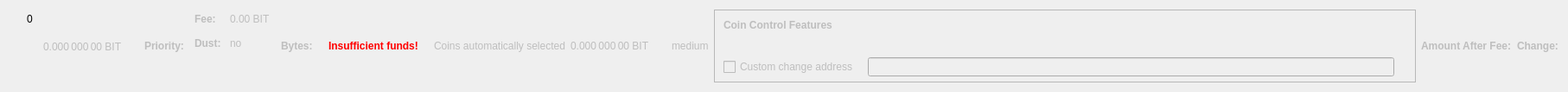
    <widget class="QWidget" name="dummyHideWidget" native="true">
     <property name="maximumSize">
      <size>
       <width>100</width>
       <height>22</height>
      </size>
     </property>
     <layout class="QHBoxLayout" name="dummyHideLayout">
      <item>
       <layout class="QFormLayout" name="formLayoutCoinControl1">
        <property name="horizontalSpacing">
         <number>10</number>
        </property>
        <property name="verticalSpacing">
         <number>14</number>
        </property>
        <property name="leftMargin">
         <number>10</number>
        </property>
        <property name="topMargin">
         <number>4</number>
        </property>
        <property name="rightMargin">
         <number>6</number>
        </property>
        <item row="0" column="1">
         <widget class="QLabel" name="labelCoinControlBytes">
          <property name="cursor">
           <cursorShape>IBeamCursor</cursorShape>
          </property>
          <property name="contextMenuPolicy">
           <enum>Qt::ActionsContextMenu</enum>
          </property>
          <property name="text">
           <string notr="true">0</string>
          </property>
          <property name="textInteractionFlags">
           <set>Qt::LinksAccessibleByMouse|Qt::TextSelectableByKeyboard|Qt::TextSelectableByMouse</set>
          </property>
         </widget>
        </item>
       </layout>
      </item>
      <item>
       <widget class="QLabel" name="labelCoinControlAfterFee">
        <property name="enabled">
         <bool>false</bool>
        </property>
        <property name="sizePolicy">
         <sizepolicy hsizetype="Fixed" vsizetype="Fixed">
          <horstretch>0</horstretch>
          <verstretch>0</verstretch>
         </sizepolicy>
        </property>
        <property name="minimumSize">
         <size>
          <width>111</width>
          <height>12</height>
         </size>
        </property>
        <property name="maximumSize">
         <size>
          <width>111</width>
          <height>12</height>
         </size>
        </property>
        <property name="cursor">
         <cursorShape>IBeamCursor</cursorShape>
        </property>
        <property name="contextMenuPolicy">
         <enum>Qt::ActionsContextMenu</enum>
        </property>
        <property name="text">
         <string notr="true">0.000 000 00 BIT</string>
        </property>
        <property name="textInteractionFlags">
         <set>Qt::LinksAccessibleByMouse|Qt::TextSelectableByKeyboard|Qt::TextSelectableByMouse</set>
        </property>
       </widget>
      </item>
      <item>
       <widget class="QLabel" name="labelCoinControlPriorityText">
        <property name="enabled">
         <bool>false</bool>
        </property>
        <property name="font">
         <font>
          <weight>75</weight>
          <bold>true</bold>
         </font>
        </property>
        <property name="text">
         <string>Priority:</string>
        </property>
       </widget>
      </item>
      <item>
       <layout class="QHBoxLayout" name="horizontalLayout"/>
      </item>
      <item>
       <layout class="QFormLayout" name="formLayoutCoinControl3">
        <property name="horizontalSpacing">
         <number>10</number>
        </property>
        <property name="verticalSpacing">
         <number>14</number>
        </property>
        <property name="leftMargin">
         <number>6</number>
        </property>
        <property name="topMargin">
         <number>4</number>
        </property>
        <property name="rightMargin">
         <number>6</number>
        </property>
        <item row="0" column="0">
         <widget class="QLabel" name="labelCoinControlFeeText">
          <property name="enabled">
           <bool>false</bool>
          </property>
          <property name="font">
           <font>
            <weight>75</weight>
            <bold>true</bold>
           </font>
          </property>
          <property name="text">
           <string>Fee:</string>
          </property>
          <property name="margin">
           <number>0</number>
          </property>
         </widget>
        </item>
        <item row="0" column="1">
         <widget class="QLabel" name="labelCoinControlFee">
          <property name="enabled">
           <bool>false</bool>
          </property>
          <property name="cursor">
           <cursorShape>IBeamCursor</cursorShape>
          </property>
          <property name="contextMenuPolicy">
           <enum>Qt::ActionsContextMenu</enum>
          </property>
          <property name="text">
           <string notr="true">0.00 BIT</string>
          </property>
          <property name="textInteractionFlags">
           <set>Qt::LinksAccessibleByMouse|Qt::TextSelectableByKeyboard|Qt::TextSelectableByMouse</set>
          </property>
         </widget>
        </item>
        <item row="1" column="0">
         <widget class="QLabel" name="labelCoinControlLowOutputText">
          <property name="enabled">
           <bool>false</bool>
          </property>
          <property name="font">
           <font>
            <weight>75</weight>
            <bold>true</bold>
           </font>
          </property>
          <property name="text">
           <string>Dust:</string>
          </property>
         </widget>
        </item>
        <item row="1" column="1">
         <widget class="QLabel" name="labelCoinControlLowOutput">
          <property name="enabled">
           <bool>false</bool>
          </property>
          <property name="cursor">
           <cursorShape>IBeamCursor</cursorShape>
          </property>
          <property name="contextMenuPolicy">
           <enum>Qt::ActionsContextMenu</enum>
          </property>
          <property name="text">
           <string>no</string>
          </property>
          <property name="textInteractionFlags">
           <set>Qt::LinksAccessibleByMouse|Qt::TextSelectableByKeyboard|Qt::TextSelectableByMouse</set>
          </property>
         </widget>
        </item>
       </layout>
      </item>
      <item>
       <widget class="QLabel" name="labelCoinControlBytesText">
        <property name="enabled">
         <bool>false</bool>
        </property>
        <property name="font">
         <font>
          <weight>75</weight>
          <bold>true</bold>
         </font>
        </property>
        <property name="text">
         <string>Bytes:</string>
        </property>
       </widget>
      </item>
      <item>
       <layout class="QFormLayout" name="formLayoutCoinControl2">
        <property name="horizontalSpacing">
         <number>10</number>
        </property>
        <property name="verticalSpacing">
         <number>14</number>
        </property>
        <property name="leftMargin">
         <number>6</number>
        </property>
        <property name="topMargin">
         <number>4</number>
        </property>
        <property name="rightMargin">
         <number>6</number>
        </property>
       </layout>
      </item>
      <item>
       <layout class="QHBoxLayout" name="horizontalLayoutCoinControl2">
        <property name="spacing">
         <number>8</number>
        </property>
        <property name="bottomMargin">
         <number>10</number>
        </property>
       </layout>
      </item>
      <item>
       <widget class="QLabel" name="labelCoinControlInsuffFunds">
        <property name="enabled">
         <bool>false</bool>
        </property>
        <property name="minimumSize">
         <size>
          <width>0</width>
          <height>0</height>
         </size>
        </property>
        <property name="font">
         <font>
          <weight>75</weight>
          <bold>true</bold>
         </font>
        </property>
        <property name="styleSheet">
         <string notr="true">color:red;font-weight:bold;</string>
        </property>
        <property name="text">
         <string>Insufficient funds!</string>
        </property>
        <property name="margin">
         <number>5</number>
        </property>
       </widget>
      </item>
      <item>
       <layout class="QFormLayout" name="formLayoutCoinControl4">
        <property name="horizontalSpacing">
         <number>10</number>
        </property>
        <property name="verticalSpacing">
         <number>14</number>
        </property>
        <property name="leftMargin">
         <number>6</number>
        </property>
        <property name="topMargin">
         <number>4</number>
        </property>
        <property name="rightMargin">
         <number>6</number>
        </property>
       </layout>
      </item>
      <item>
       <widget class="QLabel" name="labelCoinControlAutomaticallySelected">
        <property name="enabled">
         <bool>false</bool>
        </property>
        <property name="sizePolicy">
         <sizepolicy hsizetype="Fixed" vsizetype="Fixed">
          <horstretch>0</horstretch>
          <verstretch>0</verstretch>
         </sizepolicy>
        </property>
        <property name="minimumSize">
         <size>
          <width>0</width>
          <height>0</height>
         </size>
        </property>
        <property name="maximumSize">
         <size>
          <width>240</width>
          <height>16777215</height>
         </size>
        </property>
        <property name="text">
         <string>Coins automatically selected</string>
        </property>
        <property name="margin">
         <number>5</number>
        </property>
       </widget>
      </item>
      <item>
       <widget class="QLabel" name="labelCoinControlChange">
        <property name="enabled">
         <bool>false</bool>
        </property>
        <property name="sizePolicy">
         <sizepolicy hsizetype="Fixed" vsizetype="Fixed">
          <horstretch>0</horstretch>
          <verstretch>0</verstretch>
         </sizepolicy>
        </property>
        <property name="minimumSize">
         <size>
          <width>111</width>
          <height>0</height>
         </size>
        </property>
        <property name="maximumSize">
         <size>
          <width>111</width>
          <height>16777215</height>
         </size>
        </property>
        <property name="cursor">
         <cursorShape>IBeamCursor</cursorShape>
        </property>
        <property name="contextMenuPolicy">
         <enum>Qt::ActionsContextMenu</enum>
        </property>
        <property name="text">
         <string notr="true">0.000 000 00 BIT</string>
        </property>
        <property name="textInteractionFlags">
         <set>Qt::LinksAccessibleByMouse|Qt::TextSelectableByKeyboard|Qt::TextSelectableByMouse</set>
        </property>
       </widget>
      </item>
      <item>
       <widget class="QLabel" name="labelCoinControlPriority">
        <property name="enabled">
         <bool>false</bool>
        </property>
        <property name="cursor">
         <cursorShape>IBeamCursor</cursorShape>
        </property>
        <property name="contextMenuPolicy">
         <enum>Qt::ActionsContextMenu</enum>
        </property>
        <property name="text">
         <string>medium</string>
        </property>
        <property name="textInteractionFlags">
         <set>Qt::LinksAccessibleByMouse|Qt::TextSelectableByKeyboard|Qt::TextSelectableByMouse</set>
        </property>
       </widget>
      </item>
      <item>
       <widget class="QFrame" name="frameCoinControl">
        <property name="sizePolicy">
         <sizepolicy hsizetype="Expanding" vsizetype="Expanding">
          <horstretch>0</horstretch>
          <verstretch>0</verstretch>
         </sizepolicy>
        </property>
        <property name="maximumSize">
         <size>
          <width>16777215</width>
          <height>16777215</height>
         </size>
        </property>
        <property name="frameShape">
         <enum>QFrame::StyledPanel</enum>
        </property>
        <property name="frameShadow">
         <enum>QFrame::Sunken</enum>
        </property>
        <layout class="QVBoxLayout" name="verticalLayoutCoinControl2_2">
         <property name="spacing">
          <number>0</number>
         </property>
         <property name="leftMargin">
          <number>0</number>
         </property>
         <property name="topMargin">
          <number>0</number>
         </property>
         <property name="rightMargin">
          <number>0</number>
         </property>
         <property name="bottomMargin">
          <number>6</number>
         </property>
         <item>
          <layout class="QVBoxLayout" name="verticalLayoutCoinControl" stretch="0,0,0,1">
           <property name="spacing">
            <number>0</number>
           </property>
           <property name="leftMargin">
            <number>10</number>
           </property>
           <property name="topMargin">
            <number>10</number>
           </property>
           <item>
            <layout class="QHBoxLayout" name="horizontalLayoutCoinControl1">
             <property name="bottomMargin">
              <number>15</number>
             </property>
             <item>
              <widget class="QLabel" name="labelCoinControlFeatures">
               <property name="enabled">
                <bool>false</bool>
               </property>
               <property name="sizePolicy">
                <sizepolicy hsizetype="Preferred" vsizetype="Maximum">
                 <horstretch>0</horstretch>
                 <verstretch>0</verstretch>
                </sizepolicy>
               </property>
               <property name="font">
                <font>
                 <weight>75</weight>
                 <bold>true</bold>
                </font>
               </property>
               <property name="styleSheet">
                <string notr="true">font-weight:bold;</string>
               </property>
               <property name="text">
                <string>Coin Control Features</string>
               </property>
              </widget>
             </item>
            </layout>
           </item>
           <item>
            <widget class="QWidget" name="widgetCoinControl" native="true">
             <property name="sizePolicy">
              <sizepolicy hsizetype="Preferred" vsizetype="Preferred">
               <horstretch>0</horstretch>
               <verstretch>0</verstretch>
              </sizepolicy>
             </property>
             <property name="minimumSize">
              <size>
               <width>0</width>
               <height>0</height>
              </size>
             </property>
             <property name="styleSheet">
              <string notr="true"/>
             </property>
             <layout class="QHBoxLayout" name="horizontalLayoutCoinControl5_2">
              <property name="leftMargin">
               <number>0</number>
              </property>
              <property name="topMargin">
               <number>0</number>
              </property>
              <property name="rightMargin">
               <number>0</number>
              </property>
              <property name="bottomMargin">
               <number>0</number>
              </property>
              <item>
               <layout class="QHBoxLayout" name="horizontalLayoutCoinControl3">
                <property name="spacing">
                 <number>20</number>
                </property>
                <property name="topMargin">
                 <number>0</number>
                </property>
                <property name="bottomMargin">
                 <number>10</number>
                </property>
               </layout>
              </item>
             </layout>
            </widget>
           </item>
           <item>
            <layout class="QHBoxLayout" name="horizontalLayoutCoinControl4" stretch="0,0,0">
             <property name="spacing">
              <number>12</number>
             </property>
             <property name="sizeConstraint">
              <enum>QLayout::SetDefaultConstraint</enum>
             </property>
             <property name="topMargin">
              <number>5</number>
             </property>
             <property name="rightMargin">
              <number>5</number>
             </property>
             <item>
              <widget class="QCheckBox" name="checkBoxCoinControlChange">
               <property name="enabled">
                <bool>false</bool>
               </property>
               <property name="toolTip">
                <string>If this is activated, but the change address is empty or invalid, change will be sent to a newly generated address.</string>
               </property>
               <property name="text">
                <string>Custom change address</string>
               </property>
              </widget>
             </item>
             <item>
              <widget class="QValidatedLineEdit" name="lineEditCoinControlChange">
               <property name="enabled">
                <bool>false</bool>
               </property>
               <property name="sizePolicy">
                <sizepolicy hsizetype="Expanding" vsizetype="Fixed">
                 <horstretch>0</horstretch>
                 <verstretch>0</verstretch>
                </sizepolicy>
               </property>
              </widget>
             </item>
             <item>
              <widget class="QLabel" name="labelCoinControlChangeLabel_2">
               <property name="sizePolicy">
                <sizepolicy hsizetype="Preferred" vsizetype="Expanding">
                 <horstretch>0</horstretch>
                 <verstretch>0</verstretch>
                </sizepolicy>
               </property>
               <property name="minimumSize">
                <size>
                 <width>0</width>
                 <height>0</height>
                </size>
               </property>
               <property name="text">
                <string/>
               </property>
               <property name="margin">
                <number>3</number>
               </property>
              </widget>
             </item>
            </layout>
           </item>
           <item>
            <spacer name="verticalSpacerCoinControl">
             <property name="orientation">
              <enum>Qt::Vertical</enum>
             </property>
             <property name="sizeHint" stdset="0">
              <size>
               <width>800</width>
               <height>1</height>
              </size>
             </property>
            </spacer>
           </item>
          </layout>
         </item>
        </layout>
       </widget>
      </item>
      <item>
       <widget class="QLabel" name="labelCoinControlAfterFeeText">
        <property name="enabled">
         <bool>false</bool>
        </property>
        <property name="minimumSize">
         <size>
          <width>0</width>
          <height>0</height>
         </size>
        </property>
        <property name="maximumSize">
         <size>
          <width>16777215</width>
          <height>16777215</height>
         </size>
        </property>
        <property name="font">
         <font>
          <weight>75</weight>
          <bold>true</bold>
         </font>
        </property>
        <property name="text">
         <string>Amount After Fee:</string>
        </property>
        <property name="alignment">
         <set>Qt::AlignLeading|Qt::AlignLeft|Qt::AlignVCenter</set>
        </property>
        <property name="margin">
         <number>0</number>
        </property>
       </widget>
      </item>
      <item>
       <widget class="QLabel" name="labelCoinControlChangeText">
        <property name="enabled">
         <bool>false</bool>
        </property>
        <property name="sizePolicy">
         <sizepolicy hsizetype="Preferred" vsizetype="Preferred">
          <horstretch>0</horstretch>
          <verstretch>0</verstretch>
         </sizepolicy>
        </property>
        <property name="minimumSize">
         <size>
          <width>0</width>
          <height>0</height>
         </size>
        </property>
        <property name="maximumSize">
         <size>
          <width>16777215</width>
          <height>16777215</height>
         </size>
        </property>
        <property name="font">
         <font>
          <weight>75</weight>
          <bold>true</bold>
         </font>
        </property>
        <property name="text">
         <string>Change:</string>
        </property>
        <property name="alignment">
         <set>Qt::AlignLeading|Qt::AlignLeft|Qt::AlignVCenter</set>
        </property>
       </widget>
      </item>
     </layout>
    </widget>
